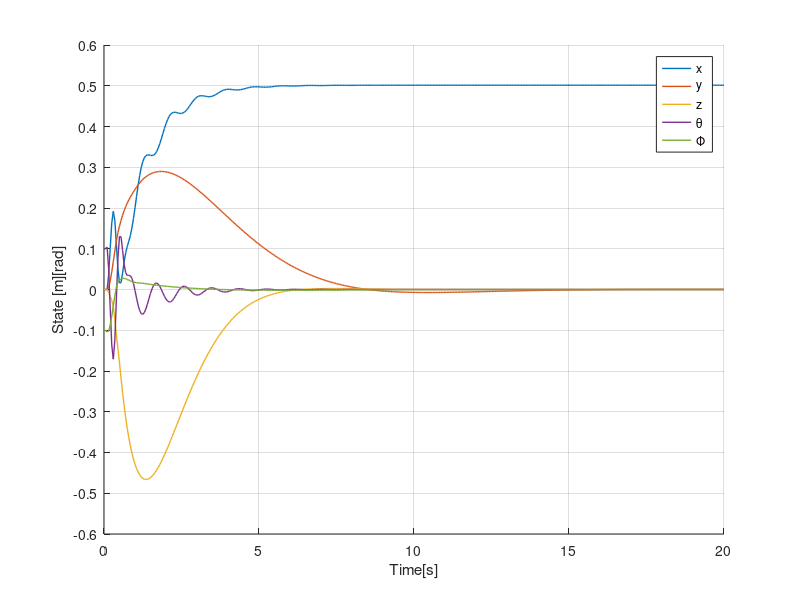

Write the MATLAB code that produced this figure.
clear
format compact
close all

%q=[x,xd,θ,θd,β,y,yd,Φ,Φd,γ,z,zd]'
% パラメータ
r = 0.6; % =(2/3)(振子の長さ)
g = 9.81; % 重力加速度 [m/s^2]

A = [0 1 0 0 0 0 0 0 0 0 0 0;
    0 0 0 0 g 0 0 0 0 0 0 0;
    0 0 0 1 0 0 0 0 0 0 0 0;
    0 0 g/r 0 -g/r 0 0 0 0 0 0 0;
    0 0 0 0 0 0 0 0 0 0 0 0;
    0 0 0 0 0 0 1 0 0 0 0 0;
    0 0 0 0 0 0 0 0 0 -g 0 0;
    0 0 0 0 0 0 0 0 1 0 0 0;
    0 0 0 0 0 0 0 g/r 0 -g/r 0 0;
    0 0 0 0 0 0 0 0 0 0 0 0;
    0 0 0 0 0 0 0 0 0 0 0 1;
    0 0 0 0 0 0 0 0 0 0 0 0;];

B = [0 0 0;
    0 0 0;
    0 0 0;
    0 0 0;
    1 0 0;
    0 0 0;
    0 0 0;
    0 0 0;
    0 0 0;
    0 1 0;
    0 0 0;
    0 0 1;];

C = [1 0 0 0 0 0 0 0 0 0 0 0];

At = [A, zeros(12, 1);
      -C, 0];
Bt = [B; zeros(1, 3)];

%重みの決定
%        [1, 2, 3, 4, 5, 6, 7, 8, 9, 10, 11, 12, 13]
%        [x,xd, θ,θd, β, y,yd, Φ,Φd,  γ,  z, zd, w]
Q = diag([1, 1, 1000, 1, 1, 1, 1, 1000, 1, 1, 1, 1, 13500]); % 成功 T=10で収束
R=diag([1, 1, 1]);

%lqr法
Kt = lqr(At, Bt, Q, R);
K1 = Kt(:, 1:12);
K2 = Kt(:, 13);
% K3 = [10; 0; 0];

% シミュレーション条件の設定
Tf = 20;  % シミュレーション時間 [s]
Ts = 0.05; % サンプリング時間 [s]
T = 0:Ts:Tf;  % シミュレーションの時間軸
N = length(T);  % シミュレーションの時間ステップ数(=201)

% 目標値の定義
q_ref = zeros(13, N);

% 初期状態
% q0 = [0; 0; 0;  0; 0; 0; 0; 0; 0; 0; 0; 0; 0];
q0 = [0; 0; 0.1;  0; 0; 0; 0; -0.1; 0; 0; 0; 0; 0];
q = zeros(13, N);
dq = zeros(13, N);
q(:, 1) = q0;
u = zeros(3, N); % 制御入力の初期化

% 目標値 [m]
r0 = 0.5;


u1 = zeros(3,1);
u2 = zeros(3,1);

for k = 1:N-1

    % 状態フィードバックによる制御入力の計算
    u1(:,k) = -K1*(q(1:12, k) - q_ref(1:12, k));
    u2(:,k) = -K2*(q(13, k) - q_ref(13, k));

    u = u1 + u2;


    %状態方程式の計算 13状態
    dq(:,k) = [q(2,k);
        (g+0.5*g*(q(5,k)*q(5,k)+q(10,k)*q(10,k))+u(3,k))*sin(q(5,k));
        q(4,k);
        -q(9,k)*q(9,k)*sin(q(3,k))*cos(q(3,k))+(1/r)*(-((g+0.5*g*(q(5,k)*q(5,k)+q(10,k)*q(10,k))+u(3,k))*sin(q(5,k)))*cos(q(3,k))-(-(g+0.5*g*(q(5,k)*q(5,k)+q(10,k)*q(10,k))+u(3,k))*sin(q(10,k))*cos(q(5,k)))*sin(q(8,k))*sin(q(3,k))+(((g+0.5*g*(q(5,k)*q(5,k)+q(10,k)*q(10,k))+u(3,k))*cos(q(5,k))*cos(q(10,k)))-g+g)*cos(q(8,k))*sin(q(3,k)));
        u(1,k);
        q(7,k);
        -(g+0.5*g*(q(5,k)*q(5,k)+q(10,k)*q(10,k))+u(3,k))*sin(q(10,k))*cos(q(5,k));
        q(9,k);
        2*q(4,k)*q(9,k)*tan(q(3,k))+(1/r)*(1/cos(q(3,k)))*((-(g+0.5*g*(q(5,k)*q(5,k)+q(10,k)*q(10,k))+u(3,k))*sin(q(10,k))*cos(q(5,k)))*cos(q(8,k))+(((g+0.5*g*(q(5,k)*q(5,k)+q(10,k)*q(10,k))+u(3,k))*cos(q(5,k))*cos(q(10,k)))-g+g)*sin(q(8,k)));
        u(2,k)/cos(q(5,k));
        q(12,k);
        (g+0.5*g*(q(5,k)*q(5,k)+q(10,k)*q(10,k))+u(3,k))*cos(q(5,k))*cos(q(10,k))-g;
        r0 - q(13, k)]; % 追加した13行目


    % 1ステップ先の状態の更新
    q(:, k+1) = q(:,k) + dq(:,k)*Ts;
end

figure;
hold on;
plot(T,q(1,:),'DisplayName','x', 'LineWidth', 1);
plot(T,q(6,:),'DisplayName','y', 'LineWidth', 1);
plot(T,q(11,:),'DisplayName','z', 'LineWidth', 1);
plot(T,q(3,:),'DisplayName','θ', 'LineWidth', 1);
plot(T,q(8,:),'DisplayName','Φ', 'LineWidth', 1);
legend('show');
xlabel('Time[s]');
ylabel('State [m][rad]');
yticks(min(ylim):0.1:max(ylim));
grid on;

% 入力をグラフ化
% figure;
% T2 = T(1:end-1);
% hold on;
% plot(T2, u(1,:), 'DisplayName', 'u1');
% plot(T2, u(2,:), 'DisplayName', 'u2');
% plot(T2, u(3,:), 'DisplayName', 'u3');
% title('Control Inputs Over Time');
% xlabel('Time [s]');
% ylabel('Control Input Value');
% legend('show');
% grid on;